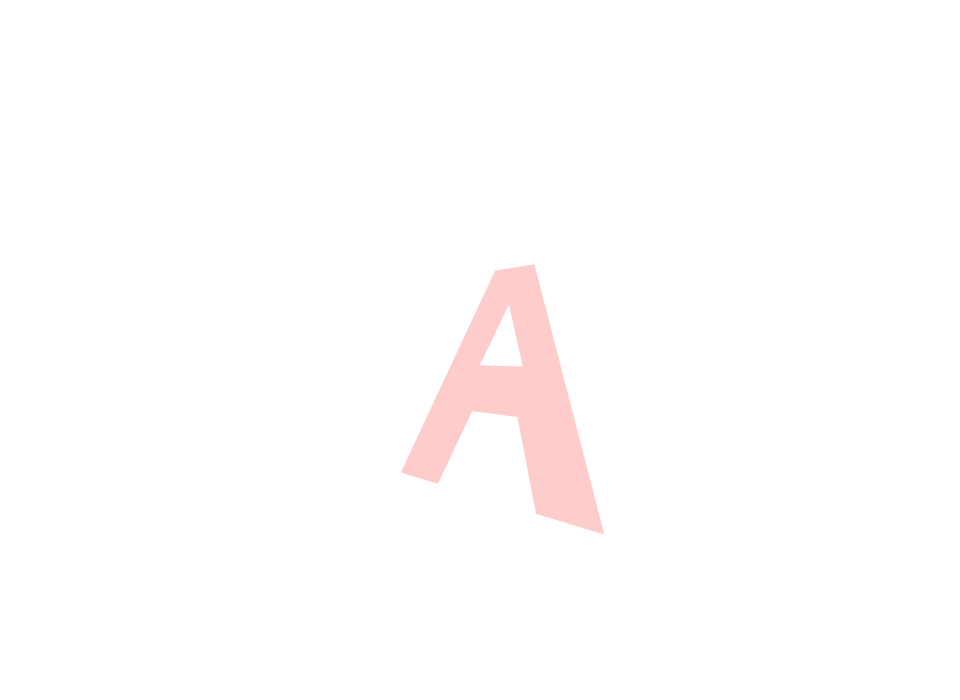
Frame 1 (no input)
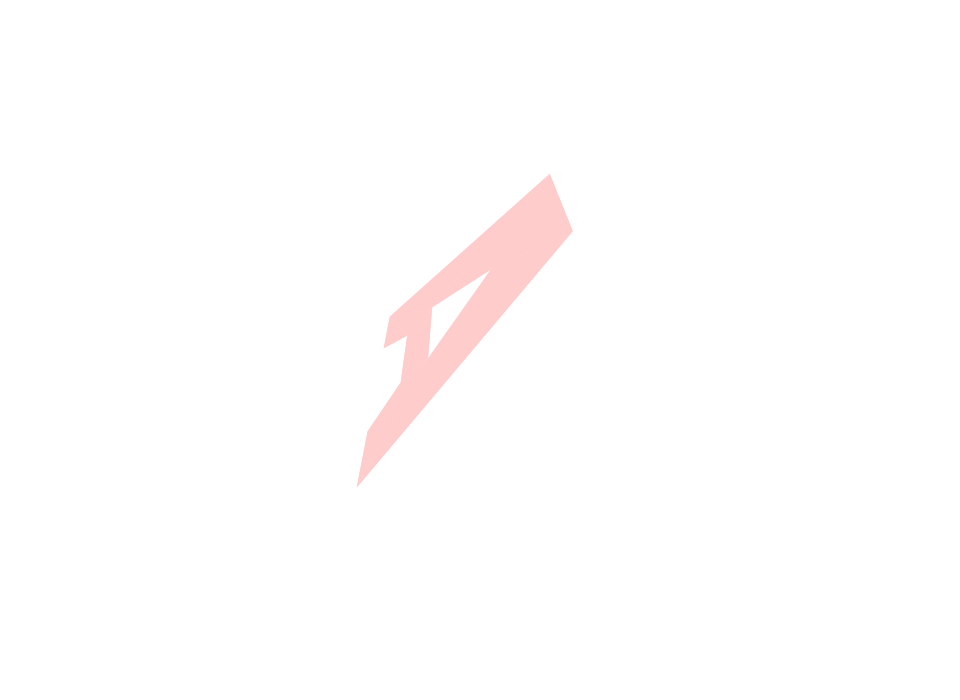
Frame 60 (the mouse pressed at the canvas centre just before this capture)
Frame 120 (the mouse held since frame 60 and released just before this capture): identical to frame 60, image omitted

The Processing sketch that drew these frames (run headless with seeded random() and noise(); from frame 60 on, the mouse is pressed at the canvas centre):

// Processing sketch: Triangles
// ── Triangles.pde
Point3D points[];
Triangle[] triangles;
float fl = 250;
float vpX = 0;
float vpY = 0;

void setup() {
  size(960, 700);
  frameRate(30);
  initialize();
}

void initialize() {
  smooth();
  noStroke();
  vpX = width/2;
  vpY = height/2;
  
  points = new Point3D[11];
  points[0] = new Point3D( -50, -250, 100);
  points[1] = new Point3D(  50, -250, 100);
  points[2] = new Point3D( 200,  250, 100);
  points[3] = new Point3D( 100,  250, 100);
  points[4] = new Point3D(  50,  100, 100);
  points[5] = new Point3D( -50,  100, 100);
  points[6] = new Point3D(-100,  250, 100);
  points[7] = new Point3D(-200,  250, 100);
  points[8] = new Point3D(   0, -150, 100);
  points[9] = new Point3D(  50,    0, 100);
  points[10] = new Point3D(-50,    0, 100);
  for(int i=0; i<points.length; i++) {
    points[i].setVanishingPoint(vpX, vpY);
    points[i].setCenter(0, 0, 200);
  }
  
  triangles = new Triangle[11];
  triangles[0] =  new Triangle(points[0], points[1], points[8], #ffcccc);
  triangles[1] =  new Triangle(points[1], points[9], points[8], #ffcccc);
  triangles[2] =  new Triangle(points[1], points[2], points[9], #ffcccc);
  triangles[3] =  new Triangle(points[2], points[4], points[9], #ffcccc);
  triangles[4] =  new Triangle(points[2], points[3], points[4], #ffcccc);
  triangles[5] =  new Triangle(points[4], points[5], points[9], #ffcccc);
  triangles[6] =  new Triangle(points[9], points[5], points[10], #ffcccc);
  triangles[7] =  new Triangle(points[5], points[6], points[7], #ffcccc);
  triangles[8] =  new Triangle(points[5], points[7], points[10], #ffcccc);
  triangles[9] =  new Triangle(points[0], points[10],points[7], #ffcccc);
  triangles[10] = new Triangle(points[0], points[8], points[10], #ffcccc);
}

void draw() {
  background(255);
  
  float angleX = (mouseY - vpY) * 0.001;
  float angleY = (mouseX - vpX) * 0.001;
  for(int i=0; i<points.length; i++) {
    Point3D point = points[i];
    point.rotateX(angleX);
    point.rotateY(angleY);
  }
  for(int i=0; i<triangles.length; i++) {
    triangles[i].update();
  }
}

////////////////////////////////

class Triangle extends Sprite {
  Point3D pointA;
  Point3D pointB;
  Point3D pointC;
  color cl;
  
  Triangle(Point3D a, Point3D b, Point3D c, color cl){
    super();
    pointA = a;
    pointB = b;
    pointC = c;
    this.cl = cl;
  }
  
  void draw(){
    fill(cl);
    beginShape(TRIANGLE_STRIP);
    vertex(pointA.screenX(), pointA.screenY());
    vertex(pointB.screenX(), pointB.screenY());
    vertex(pointC.screenX(), pointC.screenY());
    vertex(pointA.screenX(), pointA.screenY());
    endShape();
  }
}

////////////////////////////////

class Sprite extends Object {
  float x, y;
  float scaleX, scaleY;
  float width, height;
  float rotation;
  boolean visible;
  color strokeColor;
  color fillColor;
  Boolean isStroke;
  Boolean isFill;
  Boolean isRollOver;
  Boolean locked;
  float xoff, yoff;
 
  Sprite() {
    super();
    scaleX = 1.0;
    scaleY = 1.0;
    strokeColor = color(0);
    fillColor = color(0);
    isStroke = false;
    isFill = false;
    isRollOver = false;
    locked = false;
    visible = true;
  }
  
  void update() {
    if(! visible) return;
    pushMatrix();
    if(locked){
      x = mouseX - xoff;
      y = mouseY - yoff;
    }  
    translate(x, y);
    scale(scaleX, scaleY);
    rotate(rotation * PI / 180.0);
    if(isStroke) stroke(strokeColor);
    if(isFill) fill(fillColor);
    draw();
    popMatrix();
  }
  
  void setStrokeColor(color strokeColor) {
    this.strokeColor = strokeColor;
    isStroke = true;
  }
  
  void setFillColor(color fillColor) {
    this.fillColor = fillColor;
    isFill = true;
  }
  
  void startDrag() {
    if(isRollOver){
      locked = true;
      xoff = mouseX - x;
      yoff = mouseY - y;
    }
  }
  
  void stopDrag() {
    locked = false;
  }
  
  void draw() {}
}

////////////////////////////////

class Point3D extends Object {
  float fl = 250;
  float vpX = 0;
  float vpY = 0;
  float cX = 0;
  float cY = 0;
  float cZ = 0;
  float x = 0;
  float y = 0;
  float z = 0;
  
  Point3D(float x, float y, float z) {
    super();
    this.x = x;
    this.y = y;
    this.z = z;
  }
  
  void setVanishingPoint(float vpX, float vpY) {
    this.vpX = vpX;
    this.vpY = vpY;
  }
  
  void setCenter(float cX, float cY, float cZ) {
    this.cX = cX;
    this.cY = cY;
    this.cZ = cZ;    
  }
  
  float screenX() {
    float scale = fl / (fl + z + cZ);
    return vpX + (cX + x) * scale;  
  }
  
  float screenY() {
    float scale = fl / (fl + z + cZ);
    return vpY + (cY + y) * scale;
  }
  
  void rotateX(float angleX) {
    float cosX = cos(angleX);
    float sinX = sin(angleX);
    float y1 = y * cosX - z * sinX;
    float z1 = z * cosX + y * sinX;
    y = y1;
    z = z1;
  }
  
  void rotateY(float angleY) {
    float cosY = cos(angleY);
    float sinY = sin(angleY);
    float x1 = x * cosY - z * sinY;
    float z1 = z * cosY + x * sinY;
    x = x1;
    z = z1;
  }
  
  void rotateZ(float angleZ) {
    float cosZ = cos(angleZ);
    float sinZ = sin(angleZ);
    float x1 = x * cosZ - y * sinZ;
    float y1 = y * cosZ + x * sinZ;
    x = x1;
    y = y1;
  }
}

////////////////////////////////

class Point extends Object {
  float x, y;
  
  Point(float x, float y) {
    super();
    this.x = x;
    this.y = y;
  }
}

////////////////////////////////

class Object {
  Object() {}
}
